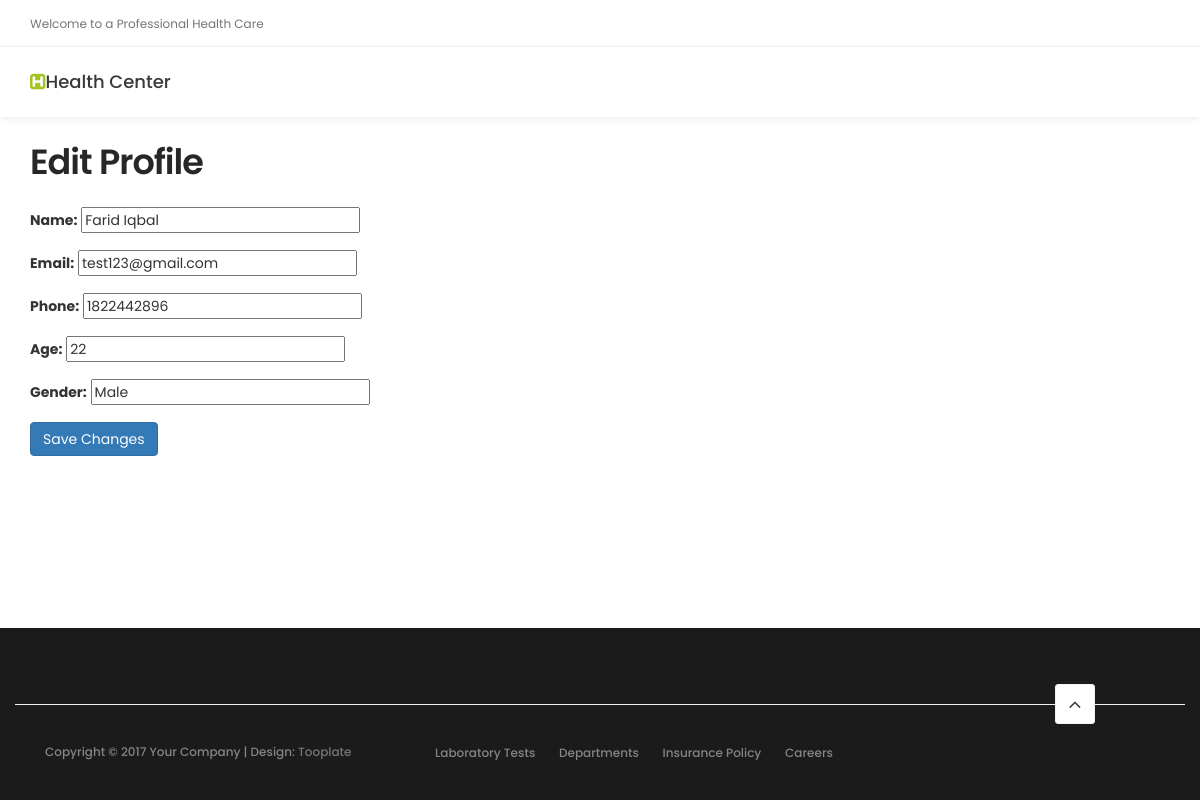
The page /edit/ (signed in) on the database its author committed.
### website/models.py (models this page shows, shortened)
class Patient(AbstractUser):
    username = models.CharField(max_length=150, primary_key=True)
    email = models.EmailField(unique=True)
    phone = models.IntegerField(null=True)
    age = models.PositiveIntegerField(null=True)
    name = models.CharField(max_length=100)
    gender = models.CharField(max_length=10)
    evaluated_hospitals = models.ManyToManyField(Hospital, through='PatientHospitalEvaluation', related_name='evaluated_by_patients')

### website/views.py (the view)
# urls.py: path('edit/', views.edit, name='edit'),
@login_required
def edit(request):
    user = request.user
    patient = Patient.objects.get(username=user.username)
    if request.method == 'POST':
        form = PatientEditForm(request.POST, instance=patient)
        if form.is_valid():
            form.save()
            return redirect('profile')
    else:
        form = PatientEditForm(instance=patient)
    context = {'form': form}
    return render(request, 'edit.html', context)

### website/forms.py
class PatientEditForm(forms.ModelForm):
    class Meta:
        model = Patient
        fields = ['email', 'phone', 'age', 'name', 'gender']

### website/templates/edit.html (shortened to what this page needs)
{% extends 'base.html' %}
{% block content %}
<div class="container mt-4">
  <div class="row">
    <div class="col-md-6 offset-md-3">
      <div class="card">
        <div class="card-header">
          <h2>Edit Profile</h2>
        </div>
        <div class="card-body">
          <form method="post" action="{% url 'edit' %}">
            <div class="form-group">
              {{ form.name.label_tag }}
              {{ form.name }}
            </div>
            <div class="form-group">
              {{ form.email.label_tag }}
              {{ form.email }}
            </div>
            <div class="form-group">
              {{ form.phone.label_tag }}
              {{ form.phone }}
            </div>
            <div class="form-group">
              {{ form.age.label_tag }}
              {{ form.age }}
            </div>
            <div class="form-group">
              {{ form.gender.label_tag }}
              {{ form.gender }}
            </div>
            <button type="submit" class="btn btn-primary">Save Changes</button>
          </form>
        </div>
      </div>
    </div>
  </div>
</div>
{% endblock %}

### static/css/tooplate-style.css (style rules this page uses)
body { background: #ffffff; font-family: 'Poppins', sans-serif; overflow-x: hidden; }
h1,h2,h3,h4,h5,h6 { font-weight: 600; line-height: inherit; }
h1,h2,h3,h4 { letter-spacing: -1px; }
h2 { color: #272727; font-size: 3em; padding-bottom: 10px; }
html { -webkit-font-smoothing: antialiased; }
@media only screen and (max-width: 1200px) { h2 { font-size: 2.5em; } }

### website/templates/base.html (style rules this page uses)
body { display: flex; flex-direction: column; min-height: 100vh; margin: 0; }

### rows shown on the page
Patient: name "Farid Iqbal", email "test123@gmail.com", phone "1822442896", age "22", gender "Male"
